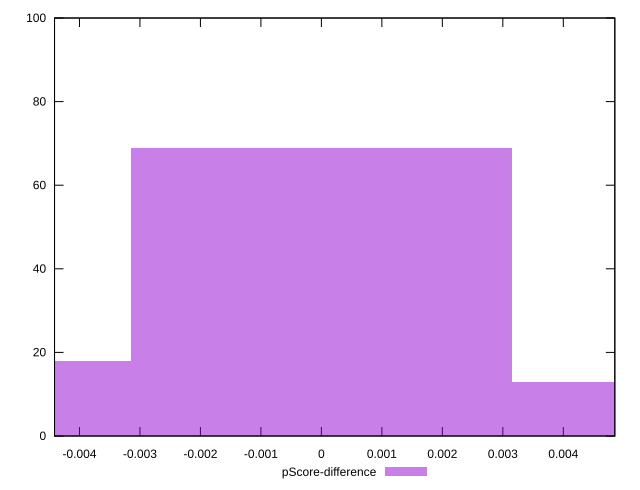

This chart was generated by the following gnuplot code:
reset

$pScoreDifference <<EOF
-0.006303721202005023 18
0 69
0.006303721202005023 13
EOF

set key outside below
set boxwidth 0.006303721202005023
set xrange [-0.004412127275562505:0.004851924723096479]
set yrange [0:100]
set trange [0:100]
set style fill transparent solid 0.5 noborder
set terminal svg size 640, 490 enhanced background rgb 'white'
set output "reports/report_00030_2021-02-24T20-42-31.540Z/first-contentful-paint/samples/astro/pScore-difference/histogram.svg"

plot $pScoreDifference title "pScore-difference" with boxes

reset
